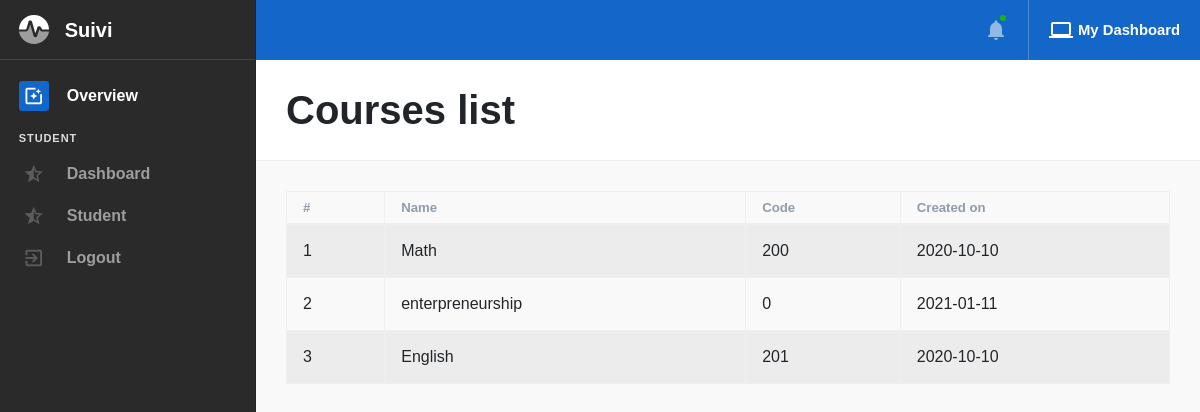
The page /course-list.php (signed in) on the database its author committed.
### tables this page shows
CREATE TABLE `course` (
  `id` varchar(200) NOT NULL,
  `name` varchar(45) DEFAULT NULL,
  `courseId` int(45) DEFAULT NULL,
  `created_on` date DEFAULT NULL,
  `deleted` char(45) DEFAULT NULL
);

### course-list.php (the view, shortened to what this page needs)
<!DOCTYPE html>
<html lang="en" dir="ltr">
<head>
    <link type="text/css" href="assets/vendor/perfect-scrollbar.css" rel="stylesheet">
    <link type="text/css" href="assets/css/app.css" rel="stylesheet">
    <link type="text/css" href="assets/css/app.rtl.css" rel="stylesheet">
    <link type="text/css" href="assets/css/vendor-material-icons.css" rel="stylesheet">
    <link type="text/css" href="assets/css/vendor-material-icons.rtl.css" rel="stylesheet">
    <link type="text/css" href="assets/css/vendor-fontawesome-free.css" rel="stylesheet">
    <link type="text/css" href="assets/css/vendor-fontawesome-free.rtl.css" rel="stylesheet">
    <link type="text/css" href="assets/css/vendor-ion-rangeslider.css" rel="stylesheet">
    <link type="text/css" href="assets/css/vendor-ion-rangeslider.rtl.css" rel="stylesheet">
    <link rel="stylesheet" href="https://cdnjs.cloudflare.com/ajax/libs/twitter-bootstrap/4.5.2/css/bootstrap.css">
    <link rel="stylesheet" href="https://cdn.datatables.net/1.10.22/css/dataTables.bootstrap4.min.css">
    <link type="text/css" href="assets/css/vendor-flatpickr.css" rel="stylesheet">
    <link type="text/css" href="assets/css/vendor-flatpickr.rtl.css" rel="stylesheet">
    <link type="text/css" href="assets/css/vendor-flatpickr-airbnb.css" rel="stylesheet">
    <link type="text/css" href="assets/css/vendor-flatpickr-airbnb.rtl.css" rel="stylesheet">
    <link type="text/css" href="assets/vendor/jqvmap/jqvmap.min.css" rel="stylesheet">
</head>
<body class="layout-default">
    <div class="mdk-drawer-layout js-mdk-drawer-layout" data-push data-responsive-width="992px" data-fullbleed>
        <div class="mdk-drawer-layout__content">
            <?php include('includes/header.php'); ?>
            <div class="mdk-header-layout__content mdk-header-layout__content--fullbleed mdk-header-layout__content--scrollable page"
                style="padding-top: 60px;">
                <div class="page__heading">
                    <div class="container-fluid page__container">
                        <div class="row">
                            <div class="col col-md-6"><h1 class="mb-0">Courses list</h1></div>
                        </div>
                    </div>
                </div>
                <div class="bg-white border-bottom mb-3">
                </div>
                <div class="container-fluid page__container">
                    <div class="tab-content">
                        <div class="tab-pane active show fade" id="activity_all">
                            <table id="example" class="table table-striped table-bordered" style="width:100%">
                                        <thead>
                                            <tr>
                                                <th>#</th>
                                                <th>Name</th>
                                                <th>Code</th>
                                                <th>Created on</th>
                                            </tr>
                                        </thead>
                                        <tbody>
                                        <?php
                                            $no=0;
											$query = "SELECT * FROM course WHERE deleted != 'yes'";
											$query = $conn->query($query);
												while($row = $query->fetch_assoc()){
                                                    $no++;
										?>
                                            <tr>
                                                <td><?php echo $no; ?></td>
                                                <td><?php echo $row['name']; ?></td>
                                                <td><?php echo $row['courseId']; ?></td>
                                                <td><?php echo $row['created_on']; ?></td>
                                            </tr>
                                            <?php } ?>
                                        </tbody>
                                    </table>
                        </div>
                    </div>
                </div>
            </div>
        </div>
    </div>
    <?php include('includes/left-bar.php'); ?>
    </div>
</body>
</html>

### rows shown on the page
course: name "Math", courseId "200", created_on "2020-10-10"
course: name "enterpreneurship", courseId "0", created_on "2021-01-11"
course: name "English", courseId "201", created_on "2020-10-10"
